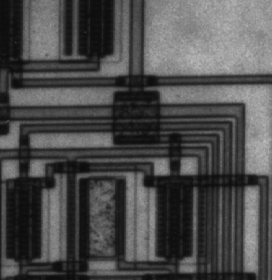
%> input picture Lab5-Segmentation/assets/circuit.tif, 272 x 280 px
$ octave Task2.m   (GNU Octave 9; MATLAB toolbox functions it lacks are replaced by stand-ins)
%> lines starting %> are read from the running program, lines starting %| are printed output that depends on the picture; in (x1, y1, x2, y2) boxes, pixels count from 0 and x2, y2 are one past the last pixel; in counts of white or black regions, pixels touching at a corner belong together; the program's own positions count from 1
clear all; close all;
%% Read images
f1 = imread('../assets/circuit.tif');
%> f1 is the input picture: size 280x272 uint8; min 12, max 191, mean 76.3
f2 = imread('../assets/brain_tumor.jpg');
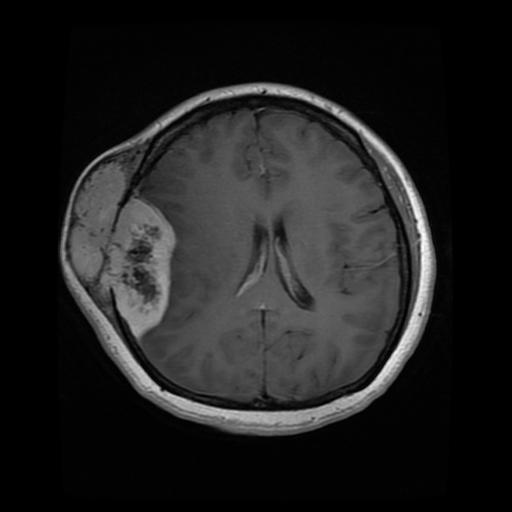
%> input picture Lab5-Segmentation/assets/brain_tumor.jpg, 512 x 512 px
%> f2 is the input picture: size 512x512 uint8; min 0, max 255, mean 32.2
if size(f2, 3) == 3
    f2 = rgb2gray(f2);
end

%% ===== Part 1: Edge detection with default thresholds =====
[g1_sobel, t1_sobel] = edge(f1, 'Sobel');
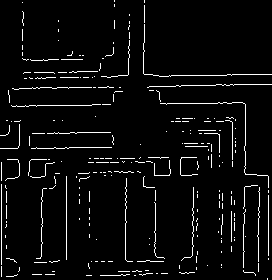
%> g1_sobel: size 280x272 logical; 4.4% white in thin lines or dots
%> t1_sobel = 0.0821
[g1_log,   t1_log]   = edge(f1, 'log');
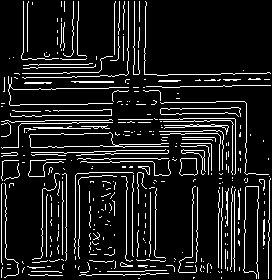
%> g1_log: size 280x272 logical; 11.2% white in thin lines or dots
%> t1_log = 0.00541
[g1_canny, t1_canny] = edge(f1, 'Canny');
%> g1_canny: size 280x272 logical; 10% white in thin lines or dots
%> t1_canny = [0.123 0.307]
figure(1)
montage({f1, g1_sobel, g1_log, g1_canny}, 'Size', [1 4]);
title(sprintf('Circuit - Default | Sobel(t=%.4f) | LoG(t=%.4f) | Canny(t=[%.4f,%.4f])', ...
    t1_sobel, t1_log, t1_canny(1), t1_canny(2)));

[g2_sobel, t2_sobel] = edge(f2, 'Sobel');
%> g2_sobel: size 512x512 logical; 2.1% white in thin lines or dots, all inside (x1, y1, x2, y2) = (60, 82, 437, 436)
%> t2_sobel = 0.058
[g2_log,   t2_log]   = edge(f2, 'log');
%> g2_log: size 512x512 logical; 3.2% white in thin lines or dots, all inside (x1, y1, x2, y2) = (60, 82, 453, 441)
%> t2_log = 0.00203
[g2_canny, t2_canny] = edge(f2, 'Canny');
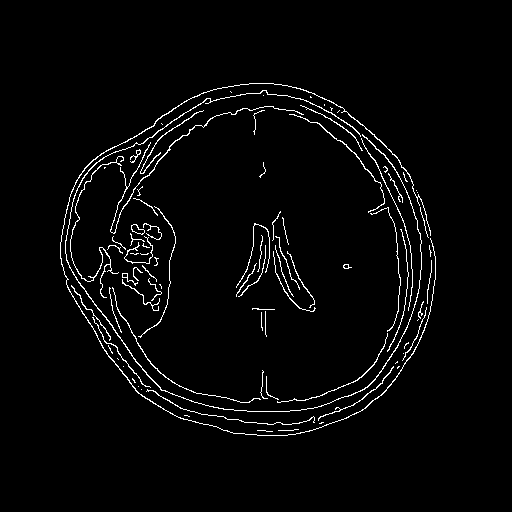
%> g2_canny: size 512x512 logical; 2.8% white in thin lines or dots, all inside (x1, y1, x2, y2) = (60, 83, 436, 436)
%> t2_canny = [0.0711 0.178]
figure(2)
montage({f2, g2_sobel, g2_log, g2_canny}, 'Size', [1 4]);
title(sprintf('Brain - Default | Sobel(t=%.4f) | LoG(t=%.4f) | Canny(t=[%.4f,%.4f])', ...
    t2_sobel, t2_log, t2_canny(1), t2_canny(2)));

%% ===== Part 2: Circuit image - all methods in one figure =====
sobel_thresh = [0.02, 0.05, 0.10, 0.15];
log_thresh   = [0.001, 0.003, 0.005, 0.010];
canny_thresh = {[0.02 0.05], [0.05 0.15], [0.10 0.30], [0.20 0.50]};

f1_bw = im2uint8(mat2gray(f1));
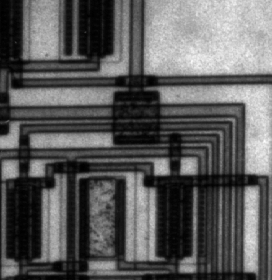
%> f1_bw: size 280x272 uint8; min 0, max 255, mean 91.5
results1 = cell(3, 5);
for row = 1:3
    results1{row, 1} = f1_bw;
end
%> after the loop, results1 = 15 items
for i = 1:4
    results1{1, i+1} = uint8(edge(f1, 'Sobel', sobel_thresh(i))) * 255;
    results1{2, i+1} = uint8(edge(f1, 'log',   log_thresh(i))) * 255;
    results1{3, i+1} = uint8(edge(f1, 'Canny', canny_thresh{i})) * 255;
end

figure(3)
montage(reshape(results1', [], 1), 'Size', [3 5]);
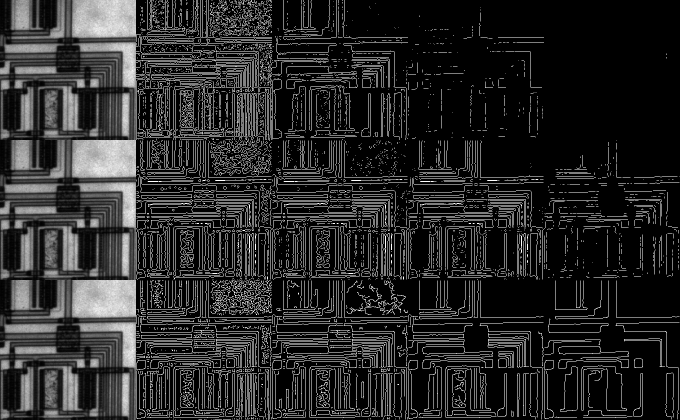
%> displayed picture: size 840x1360, on the screen's scale of 0 to 255 (shown at 1/2 size); min 0, max 255, mean 40.8
title(sprintf(['Circuit Edge Detection (Col1=Original)\n' ...
    'Row1 Sobel: t=%.2f | %.2f | %.2f | %.2f\n' ...
    'Row2 LoG: t=%.3f | %.3f | %.3f | %.3f\n' ...
    'Row3 Canny: [%.2f,%.2f] | [%.2f,%.2f] | [%.2f,%.2f] | [%.2f,%.2f]'], ...
    sobel_thresh, log_thresh, ...
    canny_thresh{1}, canny_thresh{2}, canny_thresh{3}, canny_thresh{4}));

%% ===== Part 3: Brain tumor - all methods in one figure =====
sobel_thresh2 = [0.02, 0.05, 0.10, 0.15];
log_thresh2   = [0.001, 0.003, 0.005, 0.010];
canny_thresh2 = {[0.02 0.05], [0.05 0.15], [0.10 0.30], [0.20 0.50]};

f2_bw = im2uint8(mat2gray(f2));
results2 = cell(3, 5);
for row = 1:3
    results2{row, 1} = f2_bw;
end
%> after the loop, results2 = 15 items
for i = 1:4
    results2{1, i+1} = uint8(edge(f2, 'Sobel', sobel_thresh2(i))) * 255;
    results2{2, i+1} = uint8(edge(f2, 'log',   log_thresh2(i))) * 255;
    results2{3, i+1} = uint8(edge(f2, 'Canny', canny_thresh2{i})) * 255;
end

figure(4)
montage(reshape(results2', [], 1), 'Size', [3 5]);
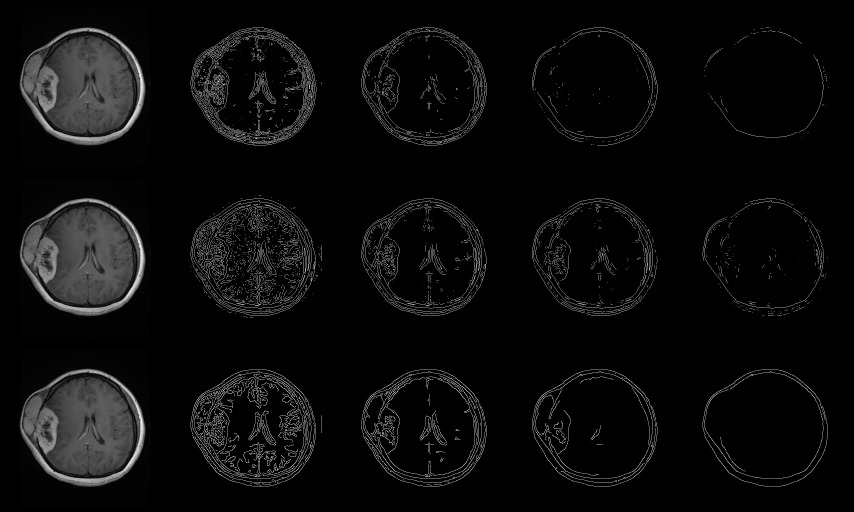
%> displayed picture: size 1536x2560, on the screen's scale of 0 to 255 (shown at 1/3 size); min 0, max 255, mean 11.5
title(sprintf(['Brain Tumor Edge Detection (Col1=Original)\n' ...
    'Row1 Sobel: t=%.2f | %.2f | %.2f | %.2f\n' ...
    'Row2 LoG: t=%.3f | %.3f | %.3f | %.3f\n' ...
    'Row3 Canny: [%.2f,%.2f] | [%.2f,%.2f] | [%.2f,%.2f] | [%.2f,%.2f]'], ...
    sobel_thresh2, log_thresh2, ...
    canny_thresh2{1}, canny_thresh2{2}, canny_thresh2{3}, canny_thresh2{4}));
